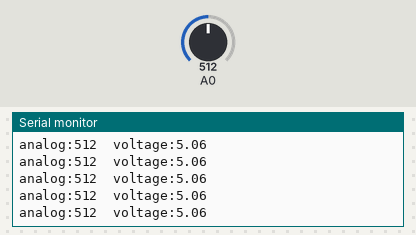
This sketch was run on a simulated Arduino Uno, built with avr-gcc and run on an emulated ATmega328P. Shown: the last lines printed to the serial monitor. The test bench sets the inputs (shaded band); at power-on: A0 = 512.

Above: at 1.2 s.
1.3 s: A0 set to 107
At 2.0 s:
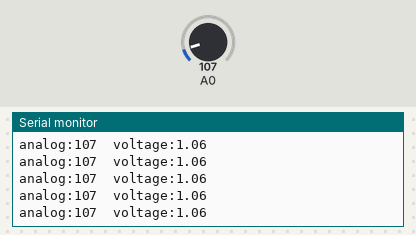
4.3 s: A0 set to 88
At 5.0 s:
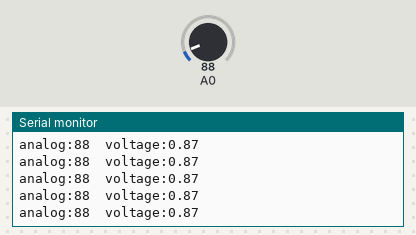
7.3 s: A0 set to 1023
At 7.9 s:
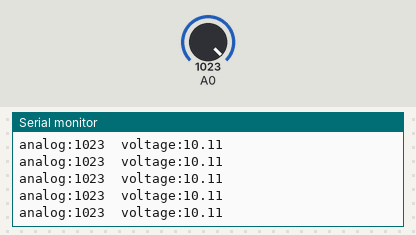
10.3 s: A0 set to 1011
At 10.9 s:
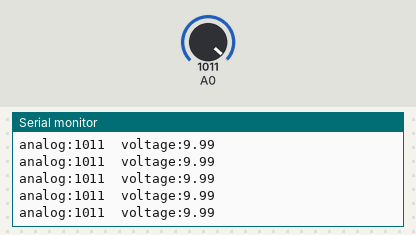
14.8 s: A0 set to 8
At 15.7 s:
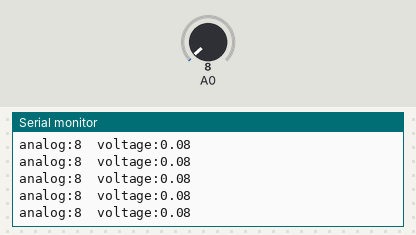
17.8 s: A0 set to 11
At 18.7 s:
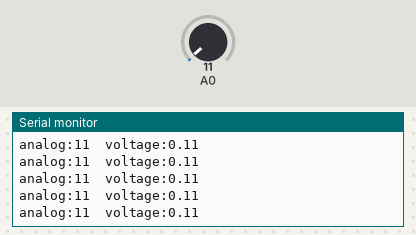
Timing chart, 0 to 20.3 s (numbered marks = the images above; inputs shaded):
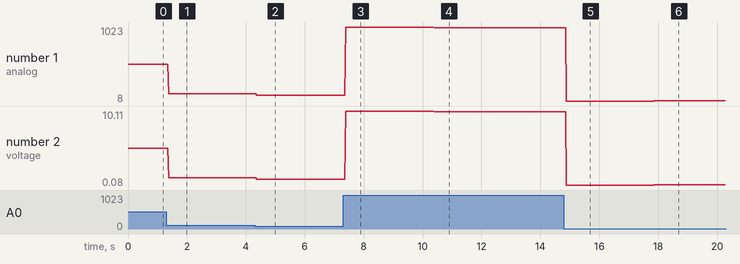

The sketch:

PWM_test2.1.ino
```cpp
// Author: Belta
// Create Time: 25/11/2022 20:37

void setup() {
  // put your setup code here, to run once:
  Serial.begin(9600);
  //pinMode(A0,INPUT);
}

void loop() {
  // put your main code here, to run repeatedly:
  int x=analogRead(A0);
  float y=analogRead(A0)/506.00;
  Serial.print("analog:");
  Serial.print(x);
  Serial.print("\t");
  Serial.print("voltage:");
  Serial.println(y*5.00);
}
```

Measured:
- after the input at 1.3 s, the serial monitor: prints a new line after 0.08 s (image 1)
- after the input at 4.3 s, the serial monitor: prints a new line after 0.07 s (image 2)
- after the input at 7.3 s, the serial monitor: prints a new line after 0.09 s (image 3)
- after the input at 10.3 s, the serial monitor: prints a new line after 0.09 s (image 4)
- after the input at 14.8 s, the serial monitor: prints a new line after 0.08 s (image 5)
- after the input at 17.8 s, the serial monitor: prints a new line after 0.07 s (image 6)
- plotted number 1: 512 → 107 after the input at 1.3 s, 107 → 88 after the input at 4.3 s, 88 → 1023 after the input at 7.3 s, 1023 → 1011 after the input at 10.3 s, 1011 → 8 after the input at 14.8 s
- plotted number 2: 5.06 → 1.06 after the input at 1.3 s, 1.06 → 0.87 after the input at 4.3 s, 0.87 → 10.11 after the input at 7.3 s, 10.11 → 9.99 after the input at 10.3 s, 9.99 → 0.08 after the input at 14.8 s
